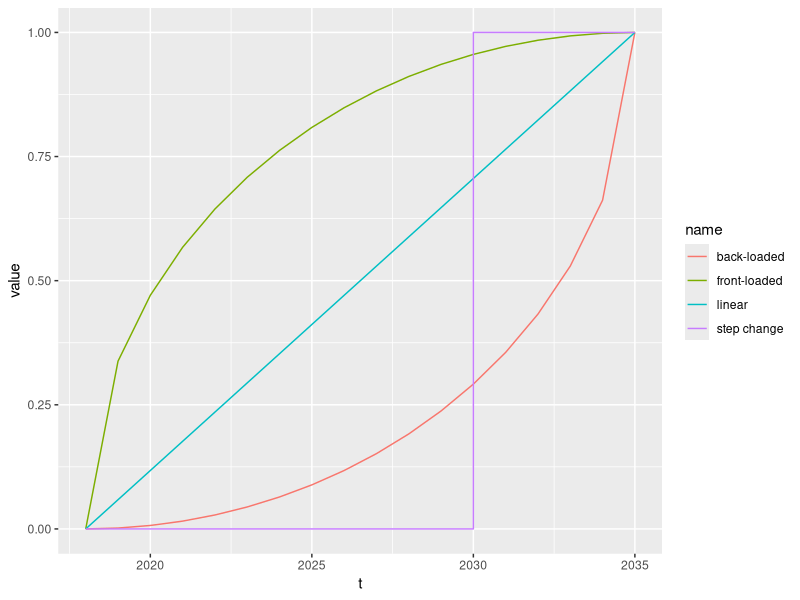

Generate this figure with R:
## ---- chunk 1
#| fig-cap: "Illustration of time profile changes"
#| warning: false

library(dplyr)
library(ggplot2)
library(tibble)
library(tidyr)

H <- 2035
B <- 2018
t <- B:H
df <- tibble(
  t = t,
  linear = (t - B) / (H - B),
  `front-loaded` = sqrt((H - B)^2 - (H - t)^2) / (H - B),
  `back-loaded` = 1 - sqrt((H - B)^2 - (t - B)^2) / (H - B)
)

df <- df |> 
  mutate(`step change` = case_when(
    t <= 2030 ~ 0,
    TRUE ~ 1
  )) |> 
  bind_rows(tibble(t = 2030, linear = df$linear[13], 
                   `front-loaded` = df$`front-loaded`[13], 
                   `back-loaded` = df$`back-loaded`[13],
                   `step change` = 1))

df |> 
  pivot_longer(-t) |>
  ggplot(aes(t, value, colour = name)) +
  geom_line()
